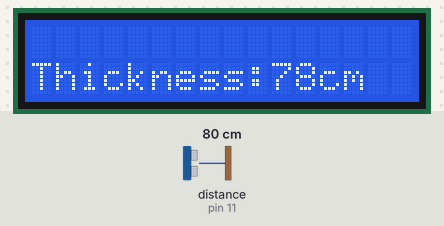
The sketch below on a simulated Arduino Uno, built with avr-gcc and run on an emulated ATmega328P. Parts: 16×2 character LCD. Wiring (inferred from the names in the program): ultrasonic range finder: trigger pin 4; echo pin 11. Inputs (shaded band) come from the test bench; at power-on: distance to the obstacle (sensor on pin 11) 80 cm. The echo pulse lasts 58.3 µs per cm; what the sketch prints to the serial monitor is not drawn.

Above: at 1.3 s.
1.4 s: distance to the obstacle (sensor on pin 11) set to 2 cm
At 1.53 s:
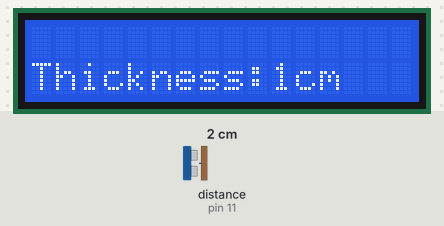
3.0 s: distance to the obstacle (sensor on pin 11) set to 4 cm
At 3.17 s:
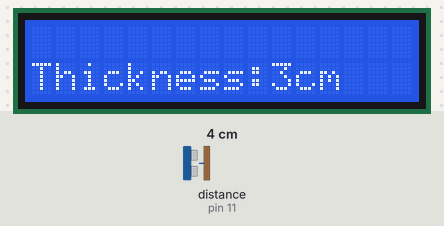
4.6 s: distance to the obstacle (sensor on pin 11) set to 18 cm
At 4.69 s:
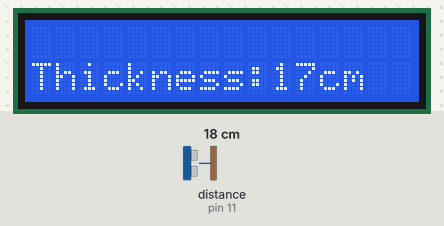
7.6 s: distance to the obstacle (sensor on pin 11) set to 120 cm
At 7.77 s:
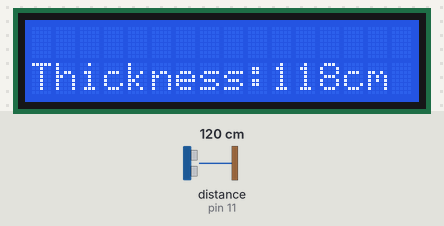

The sketch:

thickness.ino
```cpp
// author Rahul Raj Shah @rahulrajshah42@gmail.com

#include <Wire.h>

#include <LiquidCrystal_I2C.h>


LiquidCrystal_I2C lcd(0x27,16,2);

const int trigPin =4;
const int echoPin =11;

long duration;
int distace;

void setup()
{
  lcd.init();
  lcd.backlight();
  pinMode(trigPin, OUTPUT);
  pinMode(echoPin, INPUT);
  Serial.begin(9600);
  lcd.begin(16,2);
}

void loop()
{
  lcd.clear();

  digitalWrite(trigPin, LOW);
  delayMicroseconds(2);
  digitalWrite(trigPin, HIGH);
  delayMicroseconds(10);
  digitalWrite(trigPin, LOW);

  duration = pulseIn(echoPin, HIGH);
  int distance = duration*0.034/2;
  int thickness = distance;


  Serial.print("Thickness: ");
  Serial.println(thickness);
  lcd.setCursor(0,1);
  lcd.print("Thickness:");
  lcd.print(thickness);
  lcd.print("cm");
  delay(100);
}
```

Measured:
- after the input at 1.4 s, the display: first differs from a run without the input after 0.09 s (image 1)
- after the input at 3.0 s, the display: first differs from a run without the input after 0.12 s (image 2)
- after the input at 4.6 s, the display: first differs from a run without the input at once (image 3)
